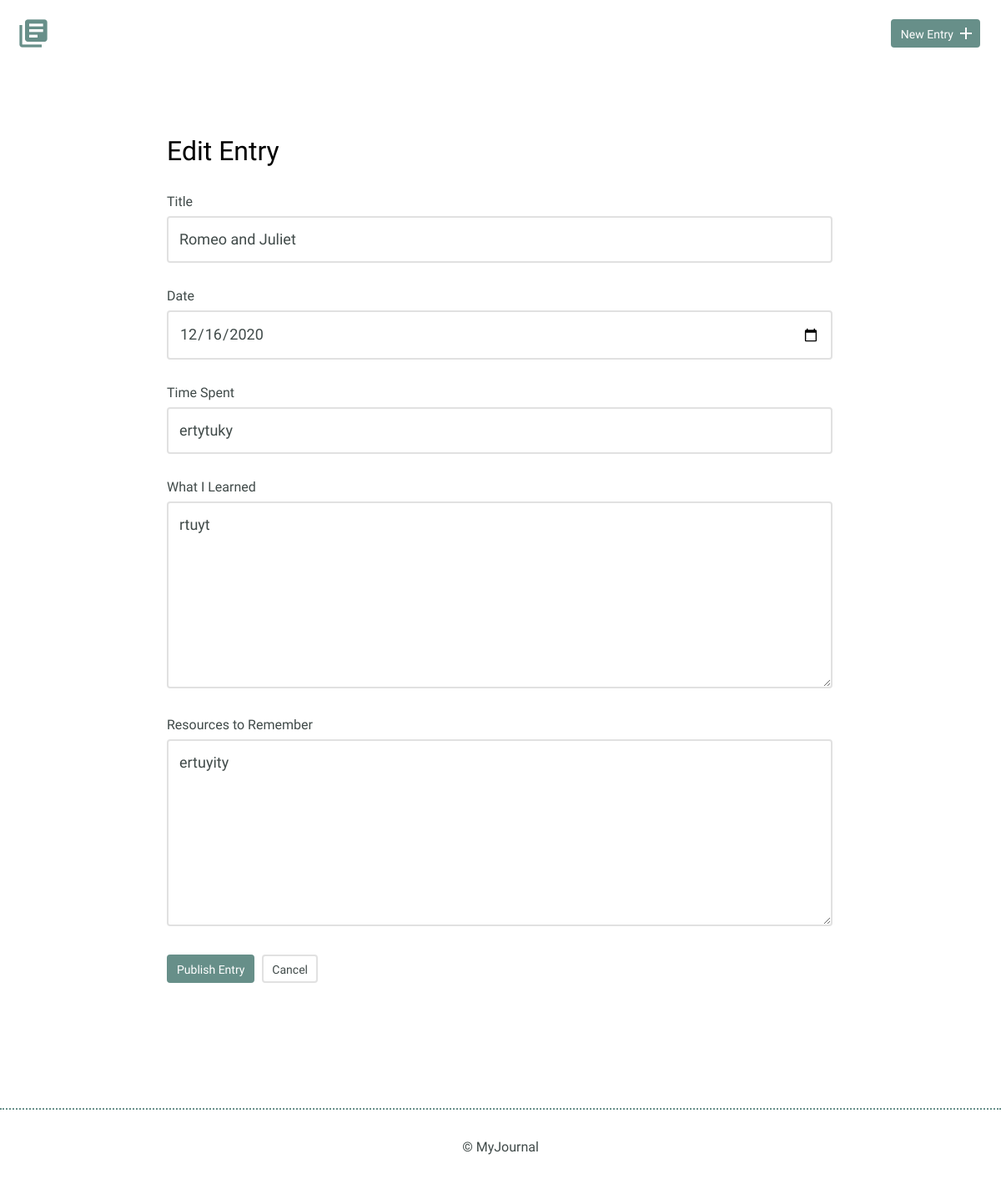
/edit.php?id=5, run on the app's committed database.
### tables this page shows
CREATE TABLE "entries" (
	`id`	INTEGER,
	`title`	TEXT,
	`date`	TEXT,
	`time_spent`	INTEGER,
	`learned`	BLOB,
	`resources`	BLOB,
	PRIMARY KEY(`id`)
);

### inc/functions.php (called while the page is built, shortened)
<?php
function get_one_entry($id) {
    include "connection.php";
    $sql = 'SELECT title, date, time_spent, learned, resources FROM entries WHERE id = ?';
    try {
        $results = $db->prepare($sql);
        $results->bindValue(1, $id, PDO::PARAM_INT);
        $results->execute();
    } catch (Exception $e) {
        echo "Error Message - " . $e->getMessage() . "</br>";
        return false;
    }
    $entry = $results->fetch(PDO::FETCH_ASSOC);
    return $entry;
}

### edit.php (the view, shortened to what this page needs)
<?php
    include "inc/functions.php";
    if(isset($_GET["id"])) {
        $id = filter_input(INPUT_GET,"id",FILTER_SANITIZE_NUMBER_INT);
        $entry = get_one_entry($id);
    }
    include "inc/header.php";?>
        <section>
            <div class="container">
                <div class="edit-entry">
                    <h2>Edit Entry</h2>
                    <form method="post">
                        <label for="title"> Title</label>
                        <input id="title" type="text" name="title" value="<?php echo $entry['title'] ?>"><br>
                        <label for="date">Date</label>
                        <input id="date" type="date" name="date" value="<?php echo $entry['date'] ?>"><br>
                        <label for="time-spent"> Time Spent</label>
                        <input id="time-spent" type="text" name="timeSpent" value="<?php echo $entry['time_spent'] ?>"><br>
                        <label for="what-i-learned">What I Learned</label>
                        <textarea id="what-i-learned" rows="5" name="whatILearned"><?php echo $entry['learned'] ?></textarea>
                        <label for="resources-to-remember">Resources to Remember</label>
                        <textarea id="resources-to-remember" rows="5" name="resourcesToRemember"><?php echo $entry['resources'] ?></textarea>
                        <input type="submit" value="Publish Entry" class="button">
                        <a href="#" class="button button-secondary">Cancel</a>
                    </form>
                </div>
            </div>
        </section>
    <?php include "inc/footer.php"; ?>

### css/site.css (style rules this page uses)
body { font-size: 16px; color: #404a49; font-family: 'Cousine', serif; font-weight: 400; }
.container { margin: 0 auto; padding: 0 25px; }
.button { padding: 8px 10px 6px 10px; background: #678f89; border: 2px solid #678f89; border-radius: 4px; text-decoration: none; color: #FFF; position: relative; text-align: center; font-size: 14px; }
.button.button-secondary { background: #FFF; border: 2px solid #e1e1e1; color: #404a49; }
h1, h2, h3 { margin: 0; font-weight: 400; line-height: 1em; color: #000; }
h2 { font-size: 32px; }
.entry-list, .edit-entry, .new-entry { max-width: 800px; margin: 0 auto; padding: 70px 0 150px 0; }
.edit-entry h2, .new-entry h2 { margin-bottom: 35px; }
form label { display: block; margin-bottom: 8px; }
form input[type=text], form input[type=password], form input[type=date], form textarea { border: 2px solid #e1e1e1; font-size: 18px; line-height: 1.8em; padding:10px 13px; margin-bottom: 30px; border-radius: 4px; width: calc(100% - 32px); }
.edit-entry form textarea, .new-entry form textarea { min-height: 200px; }
input[type=submit] { margin-right: 5px; }

### data on the page
entries: title "Romeo and Juliet", date "12/16/2020", timeSpent "ertytuky", whatILearned "rtuyt", resourcesToRemember "ertuyity"
